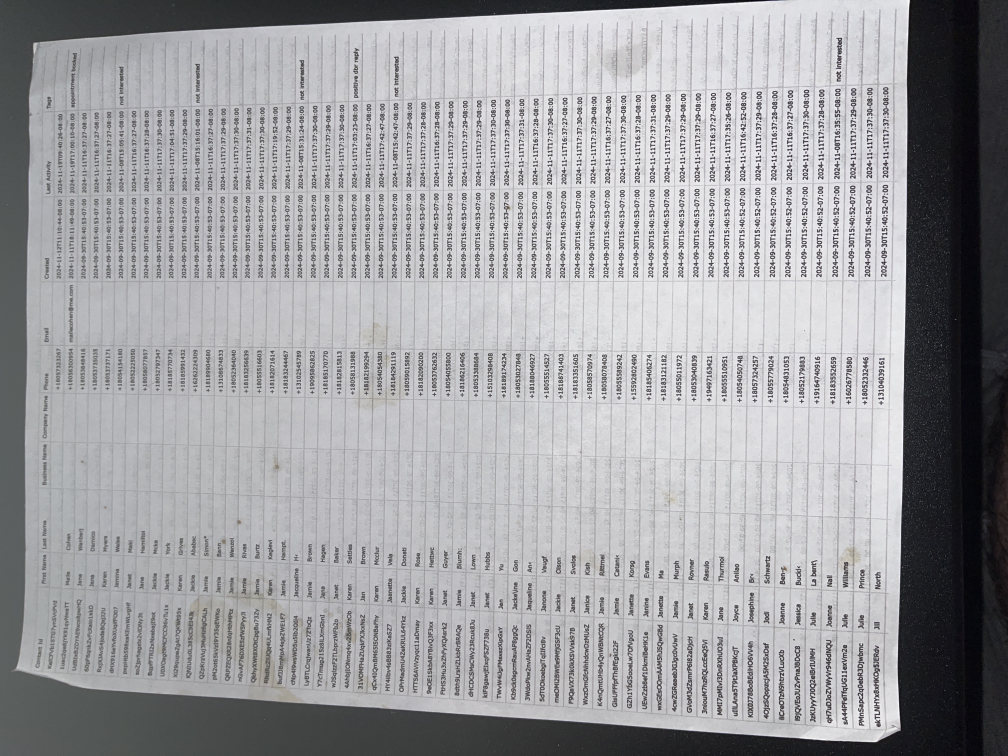
#> input picture contacts_ocr/20250928_182846996_iOS.jpg, 4032 x 3024 px (shown at 1/4 size)
$ python -i contacts_ocr_to_csv.py   (imports and definitions only)
#> lines starting #> are read from the running program, lines starting #| are printed output that depends on the picture; after the words box and inside, x2 and y2 are one past the last pixel; in counts of white or black regions, pixels touching at a corner belong together
#> further down, picture is the input picture: PIL image 4032x3024 RGB; mean R, G, B 159.9, 159.8, 163

import os
import re
import sys
import glob
import argparse
from typing import List, Tuple, Dict, Optional

import numpy as np
import pandas as pd
from PIL import Image, ImageOps, ImageFilter, ImageEnhance
import cv2
import pytesseract

WANTED_COLS = ["First Name", "Last Name", "Phone", "Email", "Tags"]

def log(msg: str):
    print(f"[contacts-ocr] {msg}", file=sys.stderr)

def preprocess_image(im: Image.Image, upscale: float = 2.5) -> Image.Image:
    """
    Enhanced image preprocessing for better OCR results.
    Applies multiple enhancement techniques to improve text clarity.
    """
#> called with upscale = 2.5
    try:
        im = ImageOps.exif_transpose(im)
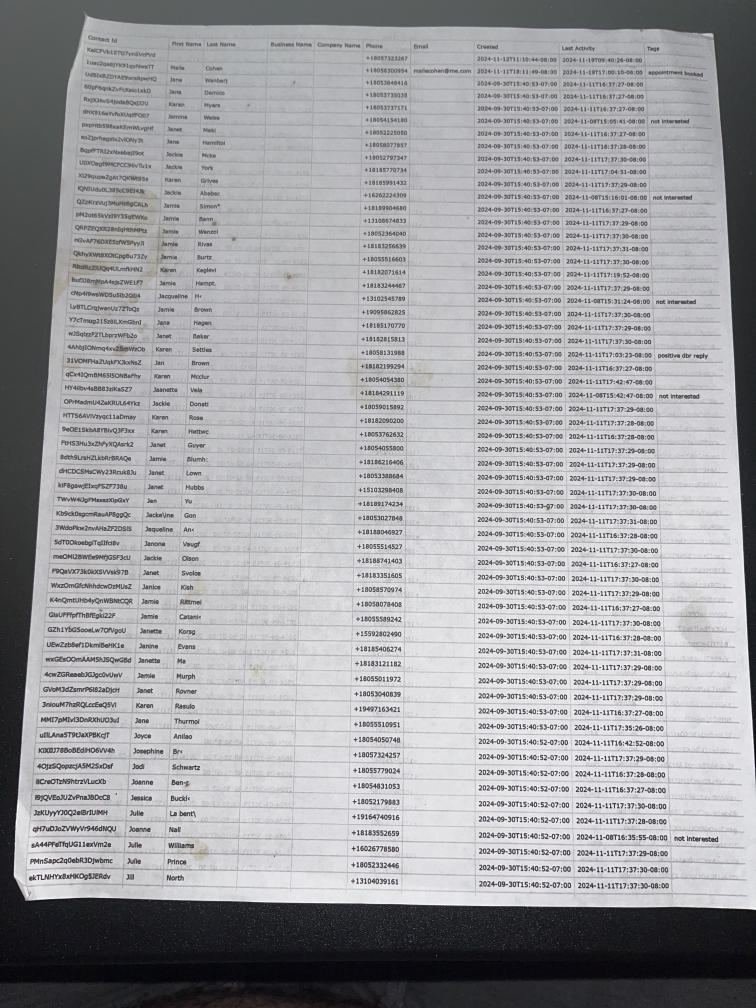
#> im: PIL image 3024x4032 RGB (shown at 1/4 size); mean R, G, B 159.9, 159.8, 163
    except Exception:
        pass

    # Convert to grayscale
    im = im.convert("L")
#> im: PIL image 3024x4032 L

    # Convert PIL to OpenCV format for advanced processing
    cv_image = np.array(im)

    # Apply bilateral filter to reduce noise while preserving edges
    cv_image = cv2.bilateralFilter(cv_image, 9, 75, 75)

    # Apply CLAHE (Contrast Limited Adaptive Histogram Equalization)
    clahe = cv2.createCLAHE(clipLimit=2.0, tileGridSize=(8, 8))
    cv_image = clahe.apply(cv_image)
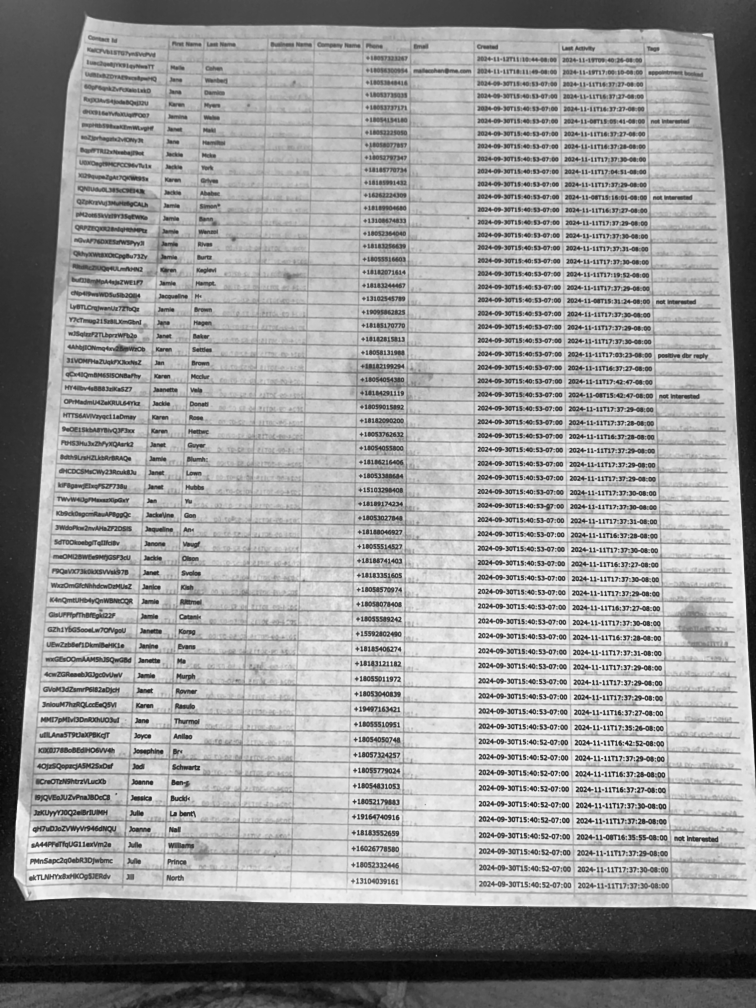
#> cv_image: shape (4032, 3024) (shown at 1/4 size); min 3, max 252, mean 156.6

    # Apply Otsu's thresholding for better text separation
    _, cv_image = cv2.threshold(cv_image, 0, 255, cv2.THRESH_BINARY + cv2.THRESH_OTSU)
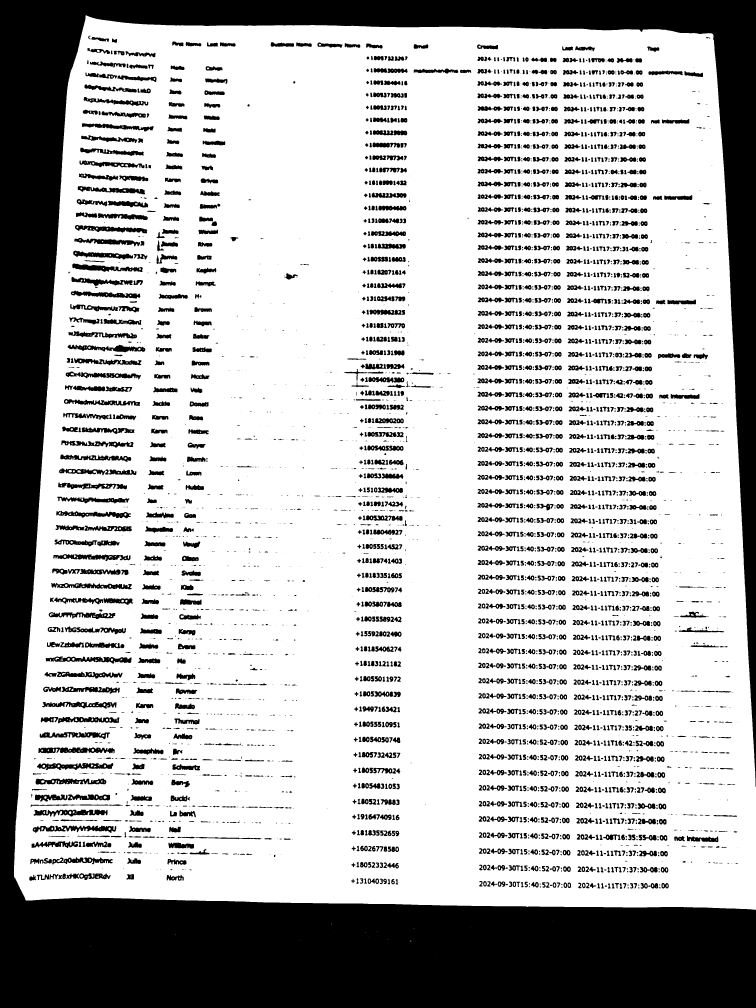
#> cv_image: shape (4032, 3024) (shown at 1/4 size); 71.9% white; 4507 black regions (1429 under 20 px), largest, box (x1, y1, x2, y2) and area: (0, 0, 3024, 4032) 2422525, (131, 3302, 465, 3331) 5248, (183, 2626, 526, 2654) 5114

    # Morphological operations to clean up the image
    kernel = np.ones((1, 1), np.uint8)
    cv_image = cv2.morphologyEx(cv_image, cv2.MORPH_CLOSE, kernel)

    # Convert back to PIL
    im = Image.fromarray(cv_image)

    # Resize with higher upscale factor for better OCR
    w, h = im.size
#> w = 3024; h = 4032
    im = im.resize((int(w * upscale), int(h * upscale)), Image.Resampling.LANCZOS)
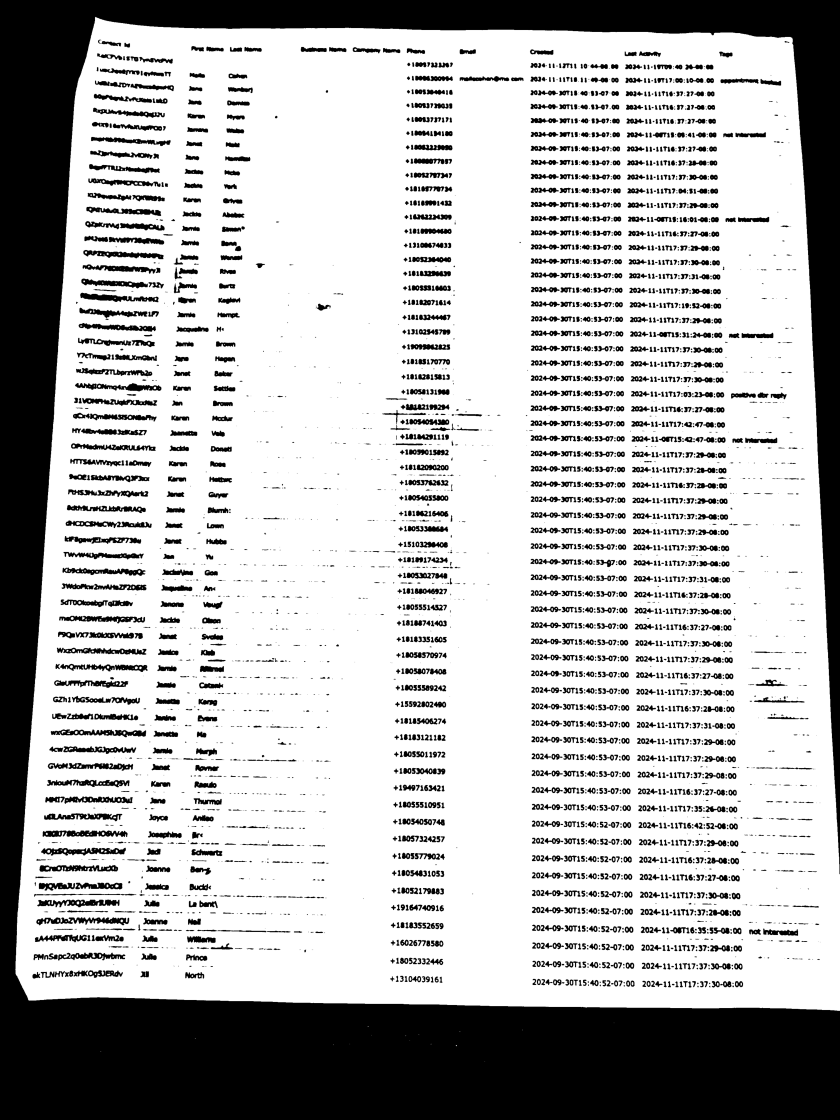
#> im: PIL image 7560x10080 L (shown at 1/9 size); min 0, max 255, mean 183.4

    # Apply additional PIL enhancements
    # Increase contrast more aggressively
    enhancer = ImageEnhance.Contrast(im)
    im = enhancer.enhance(2.0)

    # Increase sharpness
    enhancer = ImageEnhance.Sharpness(im)
    im = enhancer.enhance(3.0)

    # Apply unsharp mask for better text definition
    im = im.filter(ImageFilter.UnsharpMask(radius=1, percent=300, threshold=1))

    return im

# [146 lines left out: functions preprocess_image_simple, ocr_dataframe, merge_cells, find_header_line, build_column_map_from_header, cluster_rows and 1 more, not called in this run]

EMAIL_RE = re.compile(r"[A-Za-z0-9._%+\-]+@[A-Za-z0-9.\-]+\.[A-Za-z]{2,}")
# [157 lines left out: functions extract_email, normalize_phone, parse_rows_with_colmap, process_image, read_structured_table, main, not called in this run]

# [2 lines not run here, left out]

>>> from PIL import Image
>>> picture = Image.open('20250928_182846996_iOS.jpg')
>>> result = preprocess_image(picture)

$ run again, on contacts_ocr/20250928_184630078_iOS.jpg
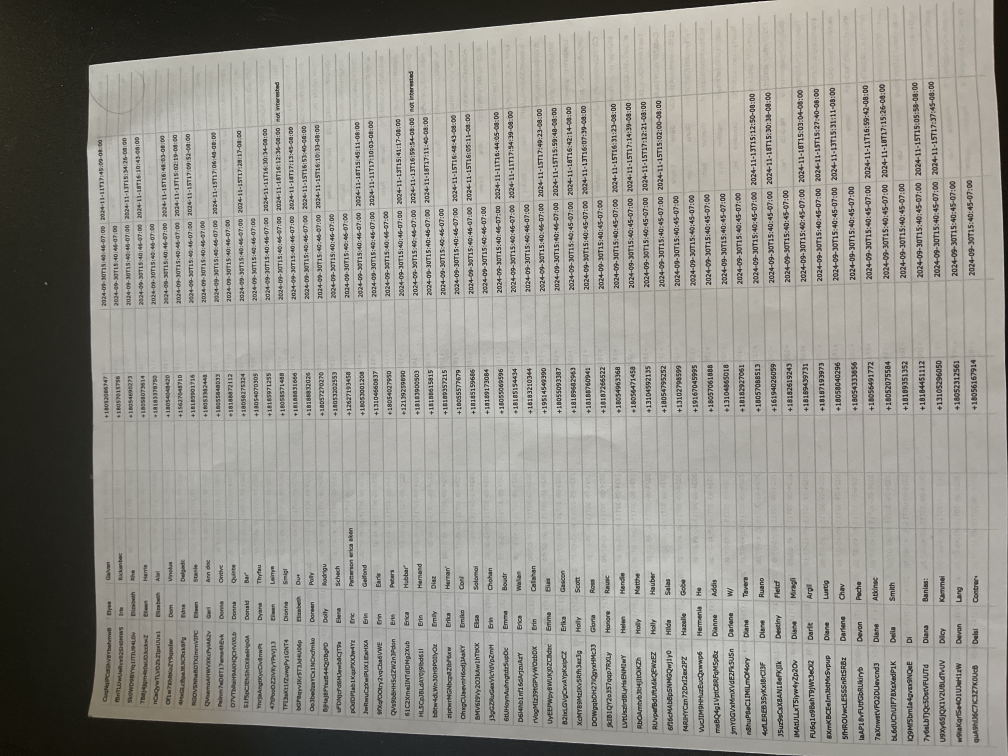
#> input picture contacts_ocr/20250928_184630078_iOS.jpg, 4032 x 3024 px (shown at 1/4 size)
#> picture is the input picture: PIL image 4032x3024 RGB; mean R, G, B 149.3, 147.6, 141
#> in preprocess_image, `_, cv_image = cv2.threshold(cv_image, 0, 255, cv2.THRESH_BINARY + cv2...`:
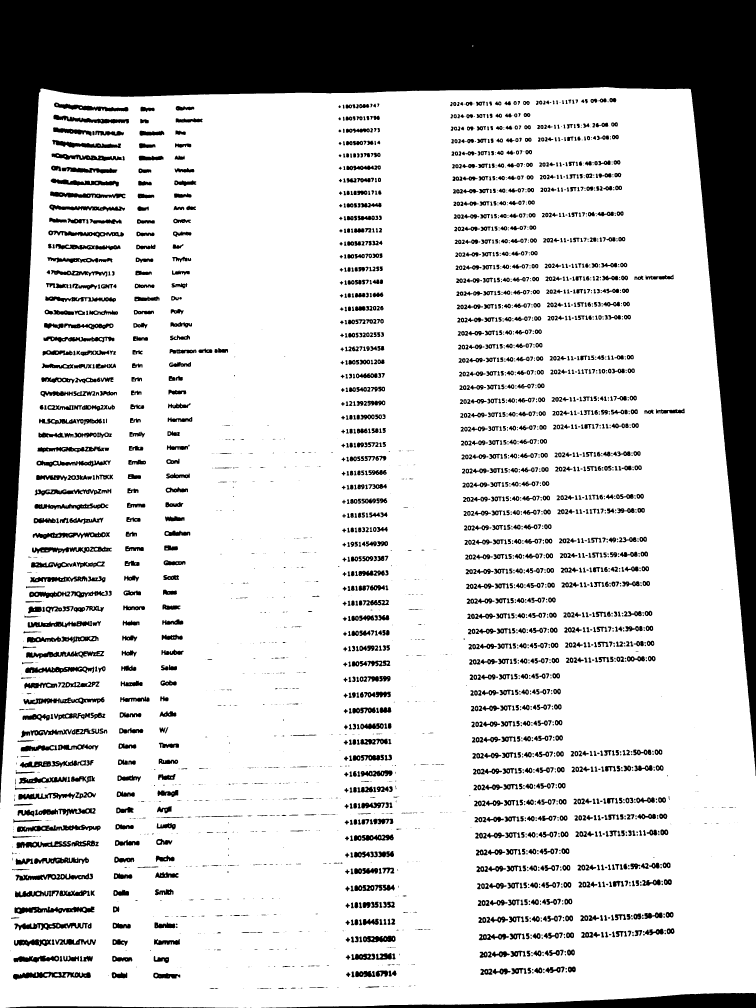
#> cv_image: shape (4032, 3024) (shown at 1/4 size); 78.5% white; 3507 black regions (1073 under 20 px), largest, box (x1, y1, x2, y2) and area: (0, 0, 3024, 3211) 1689513, (1062, 3972, 3024, 4032) 49060, (58, 3626, 378, 3656) 5423
#> in preprocess_image, `im = im.resize((int(w * upscale), int(h * upscale)), Image.Resampling...`:
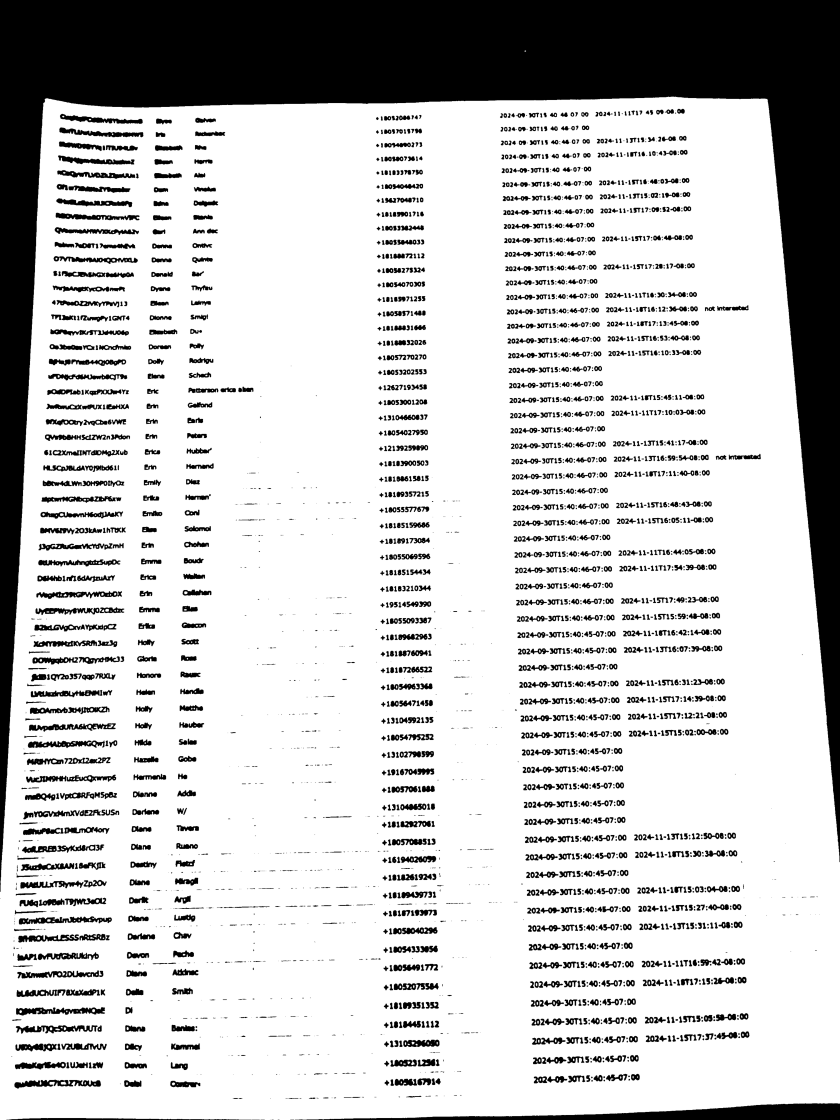
#> im: PIL image 7560x10080 L (shown at 1/9 size); min 0, max 255, mean 200.2
